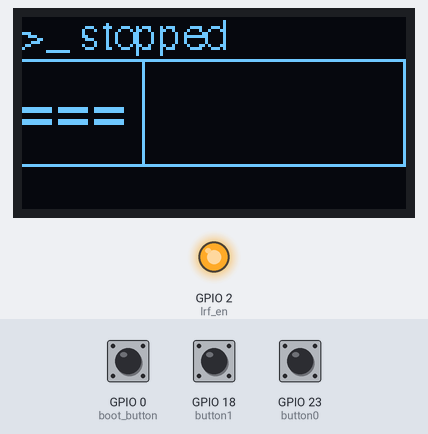
Bench run of a program on a simulated ESP32 board running MicroPython. On the bench: 128×64 one-colour display, output pins drawn as LEDs (lit = HIGH). The test bench sets the inputs (shaded band); at power-on: GPIO 0 (boot_button) HIGH, GPIO 18 (button1) HIGH, GPIO 23 (button0) HIGH. Threads take turns every 2 ms; library files of the repository ran but are not shown: __init__.py, __init__.py, courier20.py, freesans20.py, font6.py, font10.py, ssd1306.py, writer.py; what the program prints to the serial console is not drawn.

Above: at 2.2 s.
3.6 s: GPIO 0 (boot_button) pulled LOW for 0.15 s
At 4.0 s:
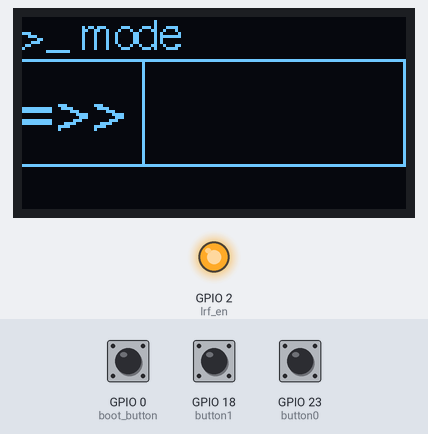
4.3 s: GPIO 18 (button1) pulled LOW for 3.2 s
At 5.2 s:
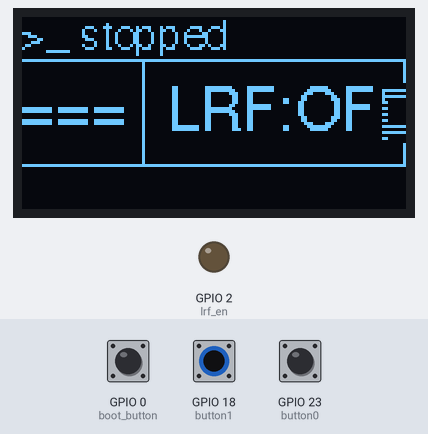
8.1 s: GPIO 23 (button0) pulled LOW for 0.15 s
At 8.51 s:
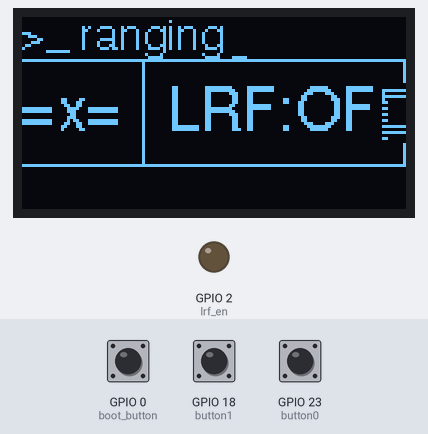
8.8 s: GPIO 0 (boot_button) pulled LOW for 1 s
At 9.6 s:
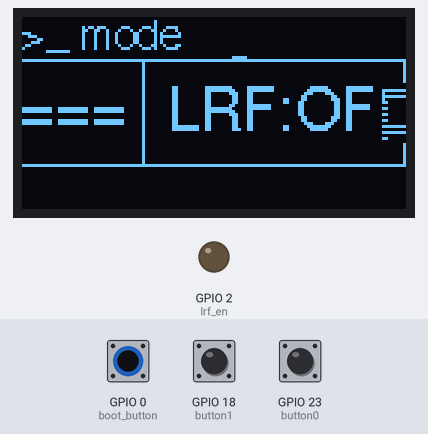
10.4 s: GPIO 23 (button0) pulled LOW for 1 s
At 11.82 s:
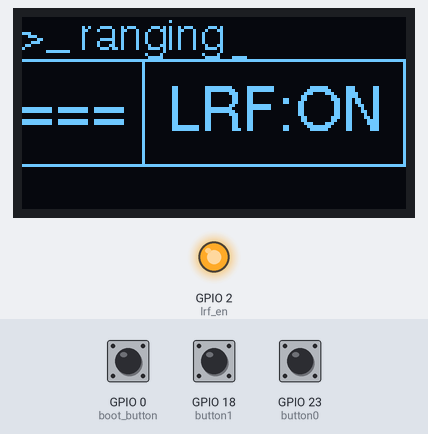
12.0 s: GPIO 18 (button1) pulled LOW for 3.2 s
Timing chart, 0 to 15.0 s (numbered marks = the images above; inputs shaded):
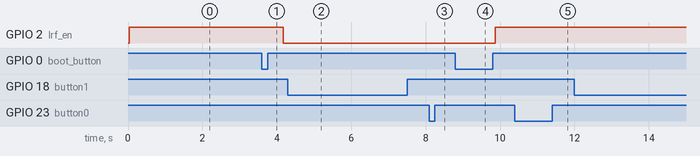

Measured:
- after the input at 3.6 s, GPIO 2 (lrf_en): HIGH → LOW after 0.57 s; the display: first differs from a run without the input after 0.07 s (image 1)
- after the input at 8.8 s, GPIO 2 (lrf_en): LOW → HIGH after 1.1 s; the display: changes at once (image 4)

The program:

run.py
```python
# OTA

from machine import UART, Pin
import _thread
from src import parser
from src.fonts import courier20, freesans20, font6, font10
from src.oled import *
import time
# from src.bootmode import *


boot_button = Pin(0, Pin.IN, Pin.PULL_UP)
# buttons init
button0 = Pin(23, Pin.IN, Pin.PULL_UP)
button1 = Pin(18, Pin.IN, Pin.PULL_UP)

lrf_en = Pin(2, Pin.OUT)
uart = UART(1, baudrate=115200, tx=Pin(17), rx=Pin(16))


# def exit_to_repl():
#     lrf_en.off()
#     bootmode_repl(oled)


def read_uart():
    global ERR_COUNT
    while not QUIT:
        data = uart.read(1)
        if data == b'\xee':
            time.sleep(0.01)
            _d = uart.read(2)
            if _d:
                len_eq = bytearray(_d)
                expected_length = len_eq[1] + 1
                data += len_eq
                data += uart.read(expected_length)

                # print('resp', data)  # uncomment on need

                try:
                    cmd, resp_data = parser.response_unpack(bytearray(data))
                    # print(cmd, resp_data)  # uncomment on need

                    if cmd in [0x02, 0x04]:
                        on_result(f"{resp_data['d']}m")

                    elif cmd == 0x06:
                        on_result(f"Err:x{resp_data['status']:02X}")
                        ERR_COUNT += 1
                        on_status(f"{resp_data['mask']} err: {ERR_COUNT}")

                    elif cmd == 0x05:
                        pass

                    # else:
                    #     lines = parser.FMT[cmd].format(**resp_data)
                    #     text(lines, 0, 25, font=font10)

                except Exception as exc:
                    print(exc)
                    on_result("Undef")

        elif data == b'' or not data:
            pass
        else:
            # print('resp', data)  # uncomment on need
            pass

        time.sleep(0.02)


def show_hello():
    oled.fill(0)
    text('ARCHER', 22, 0, font=courier20)
    text("InfiRay-LRF", 20, 28, font=font10)
    oled.text("by o-murphy", 18, 50)
    oled.show()
    time.sleep(2)


def spin(spinner, idx=None):
    draw_spin_rect()
    if idx:
        spinner.idx = idx
    text(f"{spinner.next()}", 0, (oled_height - freesans20.height()) // 2, False, freesans20)
    oled.show()


def on_state(state):
    draw_top_rect()
    text(state, 0, 0, font=font6)
    oled.show()


def on_result(result):
    draw_range_rect()
    text(result, 50, (oled_height - freesans20.height()) // 2, False, freesans20)
    oled.show()


def on_status(status):
    draw_bottom_rect()
    oled.text(status, 0, oled_height-13)
    oled.show()


class Spinner:
    # states = "\/-"
    _states = ["===", ">==", ">>=", ">>>", "=>>", "==>",
               "===", "==<", "=<<", "<<<", "<<=", "<=="]

    def __init__(self, idx=0, states=None):
        self.idx = idx
        self.states = states if states else self._states

    def next(self):
        self.idx += 1
        if self.idx == len(self.states):
            self.idx = 0
        return self.states[self.idx]


def set_lrf_frequency():
    uart.write(b'\xee\x16\x04\x03\xa1\n\x00\xae')  # frequency 10
    # uart.write(b'\xee\x16\x04\x03\xa1\x05\x00\xa9')  # frequency 5
    # uart.write(b'\xee\x16\x04\x03\xa1\x02\x00\xa6')  # frequency 2
    # uart.write(b'\xee\x16\x04\x03\xa1\x01\x00\xa5')  # frequency 1
    time.sleep(0.25)


# bootmode(oled)
lrf_en.on()
show_hello()

# init globalvars
QUIT = False
ERR_COUNT = 0
b1_prev = button1.value()
b0_prev = button0.value()
scan_spinner = Spinner()
range_spinner = Spinner(states=["===", ">=<", "=x=", ])

# init gui
oled.fill(0)
oled.rect(40, 14, 88, 36, 1)
oled.hline(0, font6.height(), oled_width, 1)
oled.hline(0, oled_height-font6.height()-1, oled_width, 1)
draw_range_rect()
draw_top_rect()
draw_bottom_rect()
spin(range_spinner, -1)
on_state(">_ stopped ")

# start uart read thread
_thread.start_new_thread(read_uart, ())

# set lrf frequency
set_lrf_frequency()

while True:
    c, s = 0, 0.5
    while not boot_button.value():
        on_state(">_ mode")
        if c >= 2:
            QUIT = True
            # disable_autoboot()
            # exit_to_repl()
        c += s
        time.sleep(s)

    if c > 0:
        if lrf_en.value() == 0:
            lrf_en.on()
            time.sleep(0.25)
            set_lrf_frequency()
            on_result(f"LRF:ON")
            on_state(">_ stopped")
        else:
            lrf_en.off()
            on_result(f"LRF:OFF")
            on_state(">_ disabled")

    if b0_prev != button0.value():
        if button0.value():
            b0_prev = button0.value()

            on_state(">_ ranging")

            uart.write(parser.request_pack(0x02))

            for i in range(len(range_spinner.states)):
                spin(range_spinner)
                time.sleep(0.1)

            spin(range_spinner, -1)
            on_state(">_ stopped")
        else:
            b0_prev = button0.value()

    b1_val = not button1.value()

    if b1_prev != button1.value():
        b1_prev = button1.value()

        if not b1_val:

            uart.write(parser.request_pack(0x04))

            on_state(">_ scanning")
        else:
            uart.write(parser.request_pack(0x05))

            on_state(">_ stopped")
            spin(scan_spinner, -1)

    if not b1_val:
        spin(scan_spinner)

    time.sleep(0.02)
```

parser.py
```python
import struct

CMD_STR = {
    0x01: 'Self Inspection',
    0x02: 'Single Ranging',
    0x04: 'Scanning',
    0x05: 'Stop Scanning',
    0x06: 'Ranging Error',
}

FMT = {
    0x01: '> Insp:',
    0x02: '> Range: {d}m\nStatus: {s}',
    0x04: '> Range: {d}m\nStatus: {s}',
    0x05: '> Stopped',
    0x06: '> Ranging Error\nf{fp} l{lo} w{w} e{ec}\nt{t} bs{bs} bo{bo}',
}


def crc(data):
    return sum(data[3:-1]) & 0xFF


def range_resp_unpack(data):
    s, r, d = struct.unpack(">BhB", data)
    return dict(s=s, d=f'{r}.{d}')


def range_abnormal_unpack(data):
    status, *_ = struct.unpack(">xxxB", data)
    # t, bo, bs, ec, w, lo, fp, *r = [
    #     '-' if i == '1' else 'x' for i in "{:08b}".format(status)
    # ]
    mask = [
        '-' if i == '1' else 'x' for i in "{:08b}".format(status)
    ]
    # return dict(t=t, bo=bo, bs=bs, ec=ec, w=w, lo=lo, fp=fp, status=status)
    return dict(mask=''.join(mask[:7]), status=status)


RequestBuilder = {
    0x02: lambda: b'',
    0x04: lambda: b'',
    0x05: lambda: b'',
    # 0x01: lambda: b'',  # TODO:
}

ResponseParser = {
    0x02: range_resp_unpack,
    0x04: range_resp_unpack,
    0x05: lambda *args: {},
    0x06: range_abnormal_unpack,

    0xa1: lambda *args: {}  # TODO
}


def check_crc(data):
    return crc(data) == data[-1]


def response_unpack(data):
    hh, hl, ln, q, cmd = struct.unpack('<BBBBB', data[:5])
    if not check_crc(data):
        raise ValueError("Wrong CRC")
    if not cmd in ResponseParser:
        raise ValueError("Wrong CMD")
    func = ResponseParser[cmd]
    return cmd, func(data[5:-1])


def request_pack(cmd, **kwargs):
    data = bytearray(b'\xee\x16\xff\x03')
    data.append(cmd)

    if not cmd in RequestBuilder:
        raise ValueError("Wrong CMD")
    func = RequestBuilder[cmd]
    data.extend(func(**kwargs))
    data.append(0xff)
    data[2] = len(data) - 4
    data[-1] = crc(data)
    return data
```

oled.py
```python
# OTA

from machine import I2C, Pin
from src.ssd1306 import SSD1306_I2C
from src.writer import Writer
from src.fonts import font10
import framebuf


# oled init
i2c = I2C(0, scl=Pin(22), sda=Pin(21))
oled_width = 128
oled_height = 64
oled = SSD1306_I2C(oled_width, oled_height, i2c)
oled.rotate(0)


wri = Writer(oled, font10)


def hline(y, x0=0, x1=oled_width, col=1):
    for i in range(x0, x1):
        oled.pixel(i, y, col)


def text(txt, x, y, inv=False, font=None):
    if font:
        wri.font = font
    wri.set_textpos(oled, y, x)
    wri.printstring(txt, inv)


def draw_range_rect():
    fb = framebuf.FrameBuffer(bytearray(88 * 36 * 2), 88, 36, framebuf.MONO_VLSB)
    fb.fill(0)
    fb.rect(0, 0, 88, 36, 1)
    oled.blit(fb, 40, 14)


def draw_top_rect():
    fb = framebuf.FrameBuffer(bytearray(128 * 13 * 2), 128, 13, framebuf.MONO_VLSB)
    fb.fill(0)
    # fb.rect(0, 0, 128, 13, 0)
    oled.blit(fb, 0, 0)


def draw_bottom_rect():
    fb = framebuf.FrameBuffer(bytearray(128 * 14 * 2), 128, 14, framebuf.MONO_VLSB)
    fb.fill(0)
    # fb.rect(0, 0, 128, 13, 0)
    oled.blit(fb, 0, oled_height-14)


def draw_spin_rect():
    fb = framebuf.FrameBuffer(bytearray(40 * 34 * 2), 40, 34, framebuf.MONO_VLSB)
    fb.fill(0)
    oled.blit(fb, 0, 15)
```
